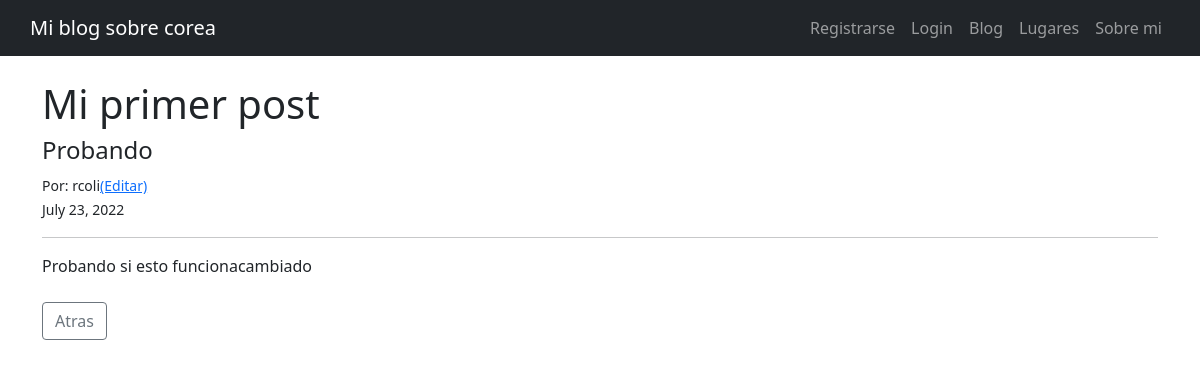
/post_detalles/1, run on an earlier commit of the app's database.
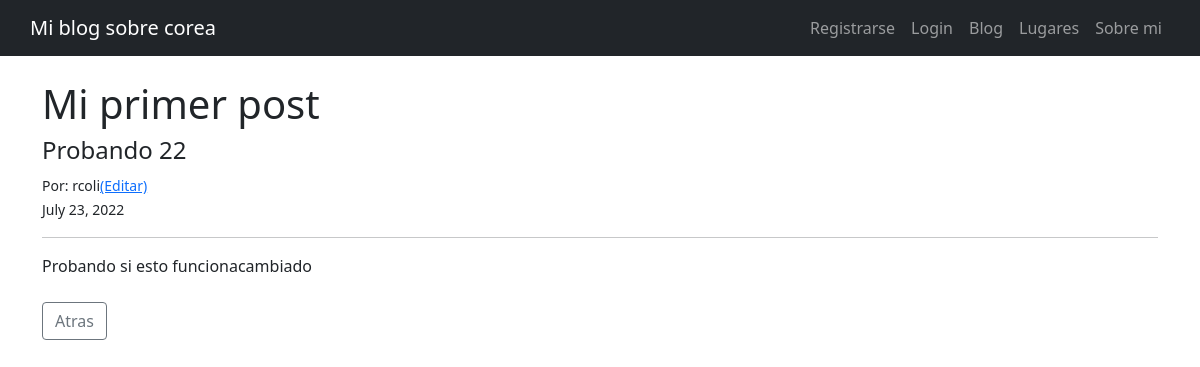
And on a later commit of the database.
### Blog/models.py (models this page shows, shortened)
class Post(models.Model):
   titulo=models.CharField(max_length=255)
   subtitulo=models.CharField(max_length=200)
   autor=models.ForeignKey(User, on_delete=models.CASCADE)
   fecha=models.DateField(auto_now_add=True)
   imagen=models.ImageField(null=True, blank=True, upload_to="images/")
   cuerpo=models.TextField()

### Blog/views.py (the view)
# urls.py: path('post_detalles/<int:pk>', PostDetailView.as_view(), name="post-detalles"),
class PostDetailView(DetailView):
    model=Post
    template_name='Blog/post_detalles.html'

### Blog/templates/Blog/post_detalles.html (shortened to what this page needs)
{% extends "Blog/padre.html" %}
{% load static %}
{% block contenidoQueCambia %}
<br/>
<div class="container">
<h1>{{ post.titulo }}</h1>
<h4>{{ post.subtitulo }}</h4>
<small>Por: {{ post.autor }}<a href="{% url 'update_post' post.pk %}">(Editar)</a></small><br/>
<small>{{ post.fecha }}</small><br/>
<hr>
{{ post.cuerpo }}
<br/><br/>
<a href="{% url 'blog' %}" class="btn btn-outline-secondary">Atras</a>
{% endblock %}

### Blog/templates/Blog/padre.html (shortened to what this page needs)
{% load static %}
<!DOCTYPE html>
<html lang="en">
    <head>
        <link href="{% static 'css/styles.css' %}" rel="stylesheet" />
    </head>
    <body>
<nav class="navbar navbar-expand-lg navbar-dark bg-dark">
    <div class="container px-0">
        <a class="navbar-brand" href="{% url 'inicio' %}">Mi blog sobre corea</a>
        <div class="collapse navbar-collapse" id="navbarSupportedContent">
            <ul class="navbar-nav ms-auto mb-2 mb-lg-0">
                <li class="nav-item"><a class="nav-link" href="{% url 'register' %}">Registrarse</a></li>
                <li class="nav-item"><a class="nav-link" href="{% url 'login' %}">Login</a></li>
                <li class="nav-item"><a class="nav-link" href="{% url 'blog' %}">Blog</a></li>
                <li class="nav-item"><a class="nav-link" href="{% url 'lugares' %}">Lugares</a></li>
                <li class="nav-item"><a class="nav-link" href="{% url 'about' %}">Sobre mi</a></li>
            </ul>
        </div>
    </div>
</nav>
        {% block contenidoQueCambia %}
        {% endblock %}

What changed in the data, as far as the page shows it:
changed Post "Mi primer post": subtitulo "Probando" → "Probando 22"
